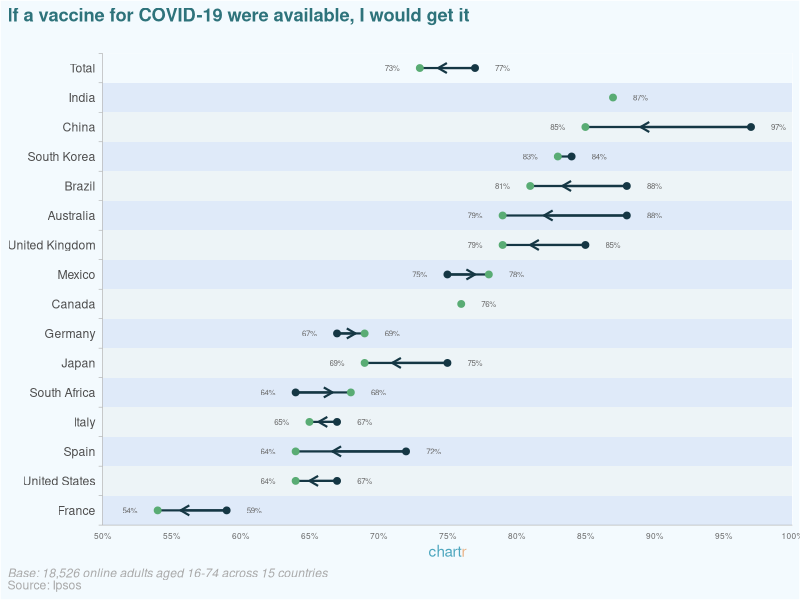
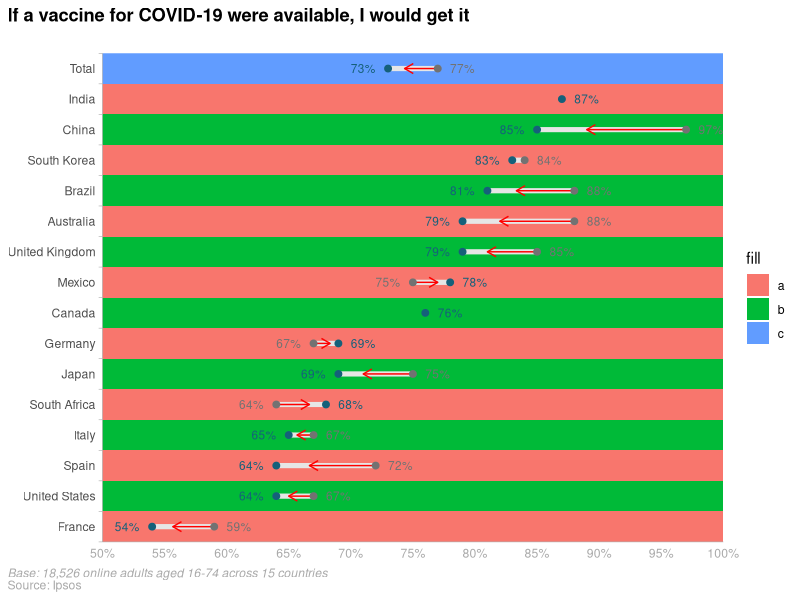
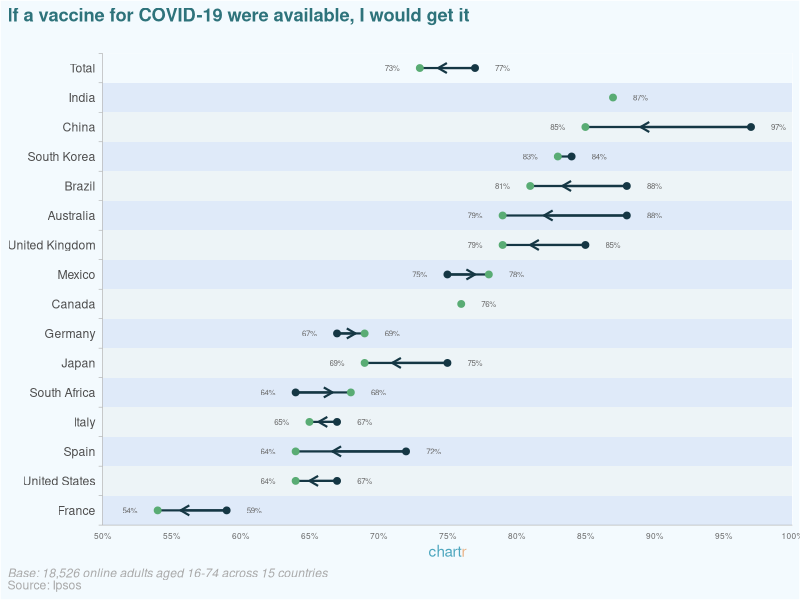
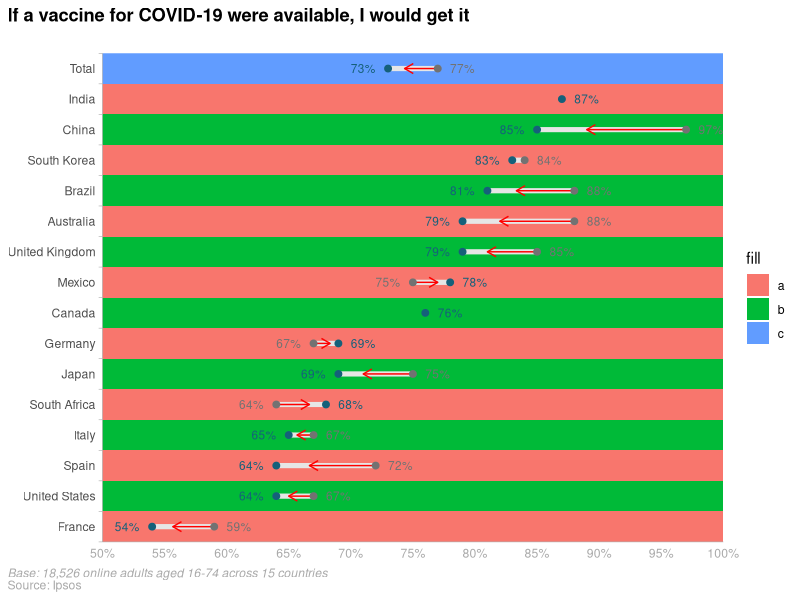

Generate these figures, in order, with R:
## ---- chunk 1
library(tidyverse)
library(glue)
library(ggtext)

data <- read_csv("../data/august_october_2020.csv") %>%
  rename(country = country, # country = X.1,
         percent_august = "Total Agree - August 2020",
         percent_october = "Total Agree - October 2020") %>%
  mutate(bump_august = case_when(percent_august < percent_october ~
                                   percent_august - 2,
                                 percent_august > percent_october ~
                                   percent_august + 2,
                                 TRUE ~ NA_real_),
         bump_october = case_when(percent_august < percent_october ~
                                    percent_october + 2,
                                  percent_august > percent_october ~
                                    percent_october - 2,
                                  TRUE ~ percent_october + 2),
         y_position = rev(1:nrow(.)))

strip_data <- data %>%
  select(country, y_position) %>%
  mutate(xmin = 50, xmax=100,
         ymin = y_position - 0.5,
         ymax = y_position + 0.5,
         fill = c("c", rep(c("a", "b"), length.out=nrow(.)-1))) %>%
  pivot_longer(cols=c(xmin, xmax), values_to="x", names_to="xmin_xmax") %>%
  select(-xmin_xmax)

arrows_data <- data %>%
  filter(abs(percent_august - percent_october) > 1) %>%
  mutate(midpoint = (percent_august + 2*percent_october)/3) %>%
  select(country, y_position, percent_august, midpoint) %>%
  pivot_longer(c(percent_august, midpoint), names_to="type", values_to="x")

data %>%
  pivot_longer(cols = -c(country, y_position),
               names_to=c(".value", "month"),
               names_sep = "_") %>%
  drop_na() %>%
  ggplot(aes(x=percent, y=y_position, color=month, group=y_position)) +
  geom_ribbon(data = strip_data,
              aes(x = x, ymin=ymin, ymax = ymax, group=y_position, fill=fill),
              inherit.aes = FALSE,
              show.legend=FALSE) +
  geom_line(color="#153744", size=0.75, show.legend = FALSE) +
  geom_path(data=arrows_data, aes(x=x, y=y_position, group=y_position),
            color="#153744",
            size=0.75,
            arrow = arrow(angle = 30, length=unit(0.1, "in"), type="open"),
            show.legend = FALSE,
            inherit.aes = FALSE) +
  geom_point(size=2, show.legend = FALSE) +
  geom_text(aes(label=glue("{percent}%"), x=bump),
            size=2,
            color="#686868",
            show.legend = FALSE) +
  scale_color_manual(name=NULL,
                     breaks=c("august", "october"),
                     values=c("#153744", "#59AC74"),
                     labels=c("August", "October")) +
  scale_fill_manual(name=NULL,
                    breaks=c("a", "b", "c"),
                    values=c("#DFEAF9", "#EDF4F7", "#F3FAFE"),
                    labels=c("a", "b", "c")) +
  scale_x_continuous(limits=c(50, 100),
                     breaks=seq(50, 100, by=5),
                     labels=glue("{seq(50, 100, 5)}%"),
                     expand = c(0, 0)) +
  scale_y_continuous(breaks = c(data$y_position, 0.5, data$y_position+0.5),
                     labels = c(data$country, rep("", length(data$y_position)+1)),
                     expand = c(0, 0),
                     limits=c(0.5, 16.5)) +
  labs(x="<span style='color:#4DA6BE;'>chart</span><span style='color:#E9B388;'>r</span>", y=NULL,
       title="If a vaccine for COVID-19 were available, I would get it",
       caption="<i>Base: 18,526 online adults aged 16-74 across 15 countries</i>
        <br>Source: Ipsos")+
  theme(
    plot.title.position = "plot",
    plot.title = element_text(face="bold", margin= margin(b=20),
                              color="#2E737B"),
    plot.caption = element_markdown(hjust=0, color="darkgray"),
    plot.caption.position = "plot",
    plot.background = element_rect(fill="#F3FAFE"),
    panel.background = element_blank(),
    axis.ticks.x = element_blank(),
    axis.ticks.y = element_line(color = c(rep(NA, nrow(data)),
                                          rep("darkgray", nrow(data)+1)),
                                size=0.2),
    axis.text.x = element_text(color="#686868", size=6),
    axis.title.x = element_markdown(),
    axis.line = element_line(color="darkgray", size=0.2)
  )


ggsave("august_october_2020_chartr.tiff", width=6, height=4)
## ---- chunk 2
library(tidyverse)
library(glue)
library(ggtext)

data <- read_csv("../data/august_october_2020.csv") %>%
  rename(country = country, #country = X.1,
         percent_august = "Total Agree - August 2020",
         percent_october = "Total Agree - October 2020") %>%
  mutate(bump_august = case_when(percent_august < percent_october ~
                                   percent_august - 2,
                                 percent_august > percent_october ~
                                   percent_august + 2,
                                 TRUE ~ NA_real_),
         bump_october = case_when(percent_august < percent_october ~
                                    percent_october + 2,
                                  percent_august > percent_october ~
                                    percent_october - 2,
                                  TRUE ~ percent_october + 2),
         y_position = rev(1:nrow(.)))

strip_data <- data %>%
  select(country, y_position) %>%
  mutate(xmin = 50, xmax=100,
         ymin = y_position - 0.5,
         ymax = y_position + 0.5,
         fill = c("c", rep(c("a", "b"), length.out=nrow(.)-1))) %>%
  pivot_longer(cols=c(xmin, xmax), values_to="x", names_to="xmin_xmax") %>%
  select(-xmin_xmax)

arrows_data <- data %>%
  filter(abs(percent_august - percent_october) > 1) %>%
  mutate(midpoint = (percent_august + 2*percent_october)/3) %>%
  select(country, y_position, percent_august, midpoint) %>%
  pivot_longer(c(percent_august, midpoint), names_to="type", values_to="x")

data %>%
  pivot_longer(cols = -c(country, y_position),
               names_to=c(".value", "month"),
               names_sep = "_") %>%
  drop_na() %>%
  ggplot(aes(x=percent, y=y_position, color=month, group=y_position)) +
  geom_ribbon(data = strip_data,
              aes(x = x, ymin=ymin, ymax = ymax, group=y_position, fill=fill),
              inherit.aes = FALSE) +
  geom_line(color="#e6e6e6", size=1.75, show.legend = FALSE) +
  geom_path(data=arrows_data, aes(x=x, y=y_position, group=y_position),
            color="red",
            arrow = arrow(angle = 30, length=unit(0.1, "in"), type="open"),
            show.legend = FALSE,
            inherit.aes = FALSE) +
  geom_point(size=2, show.legend = FALSE) +
  geom_text(aes(label=glue("{percent}%"), x=bump),
            size=3,
            show.legend = FALSE) +
  scale_color_manual(name=NULL,
                     breaks=c("august", "october"),
                     values=c("#727272", "#15607a"),
                     labels=c("August", "October")) +
  scale_x_continuous(limits=c(50, 100),
                     breaks=seq(50, 100, by=5),
                     labels=glue("{seq(50, 100, 5)}%"),
                     expand = c(0, 0)) +
  scale_y_continuous(breaks = c(data$y_position, 0.5, data$y_position+0.5),
                     labels = c(data$country, rep("", length(data$y_position)+1)),
                     expand = c(0, 0),
                     limits=c(0.5, 16.5)) +
  labs(x=NULL, y=NULL,
       title="If a vaccine for COVID-19 were available, I would get it",
       caption="<i>Base: 18,526 online adults aged 16-74 across 15 countries</i>
        <br>Source: Ipsos")+
  theme(
    plot.title.position = "plot",
    plot.title = element_text(face="bold", margin= margin(b=20)),
    plot.caption = element_markdown(hjust=0, color="darkgray"),
    plot.caption.position = "plot",
    panel.background = element_blank(),
    axis.ticks.x = element_blank(),
    axis.ticks.y = element_line(color = c(rep(NA, nrow(data)),
                                          rep("darkgray", nrow(data)+1)),
                                size=0.2),
    axis.text.x = element_text(color="darkgray"),
    axis.line = element_line(color="darkgray", size=0.2)
  )


ggsave("august_october_2020_chartr.tiff", width=6, height=4)
